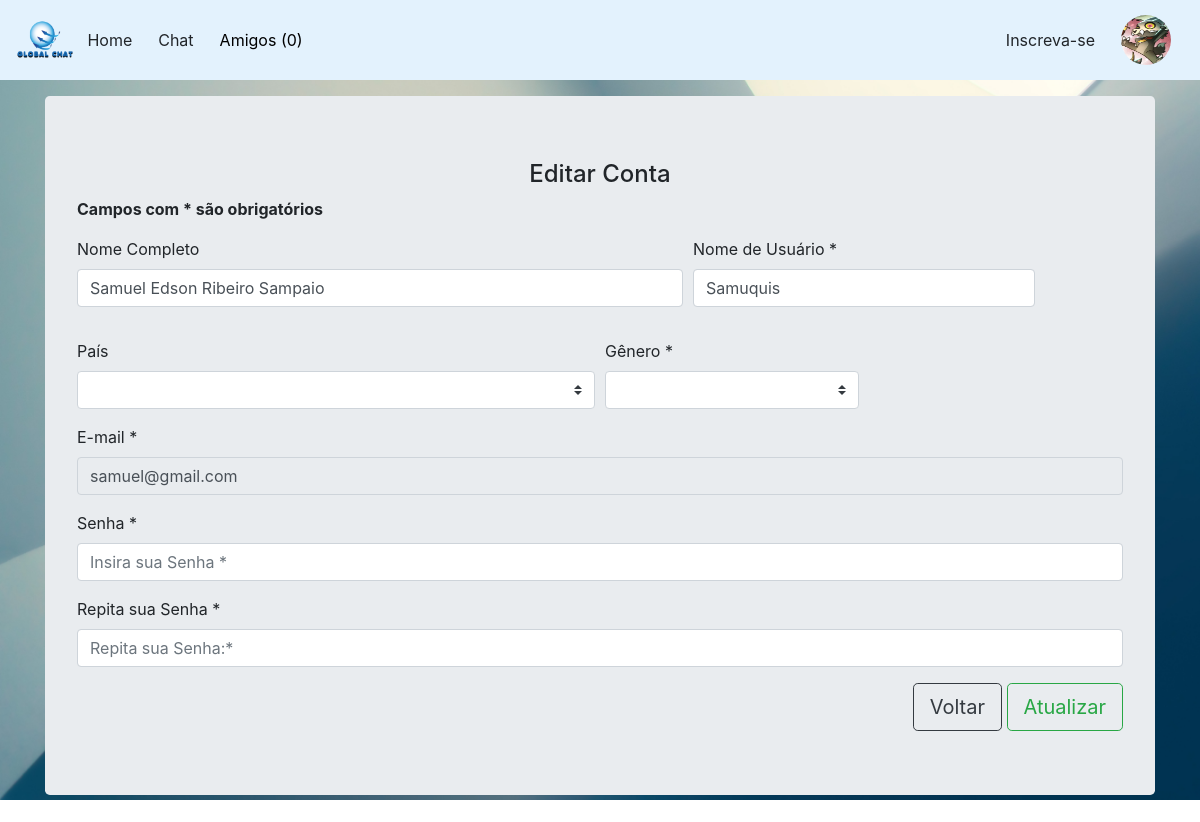
The app's page /editar.php (signed in), older data.
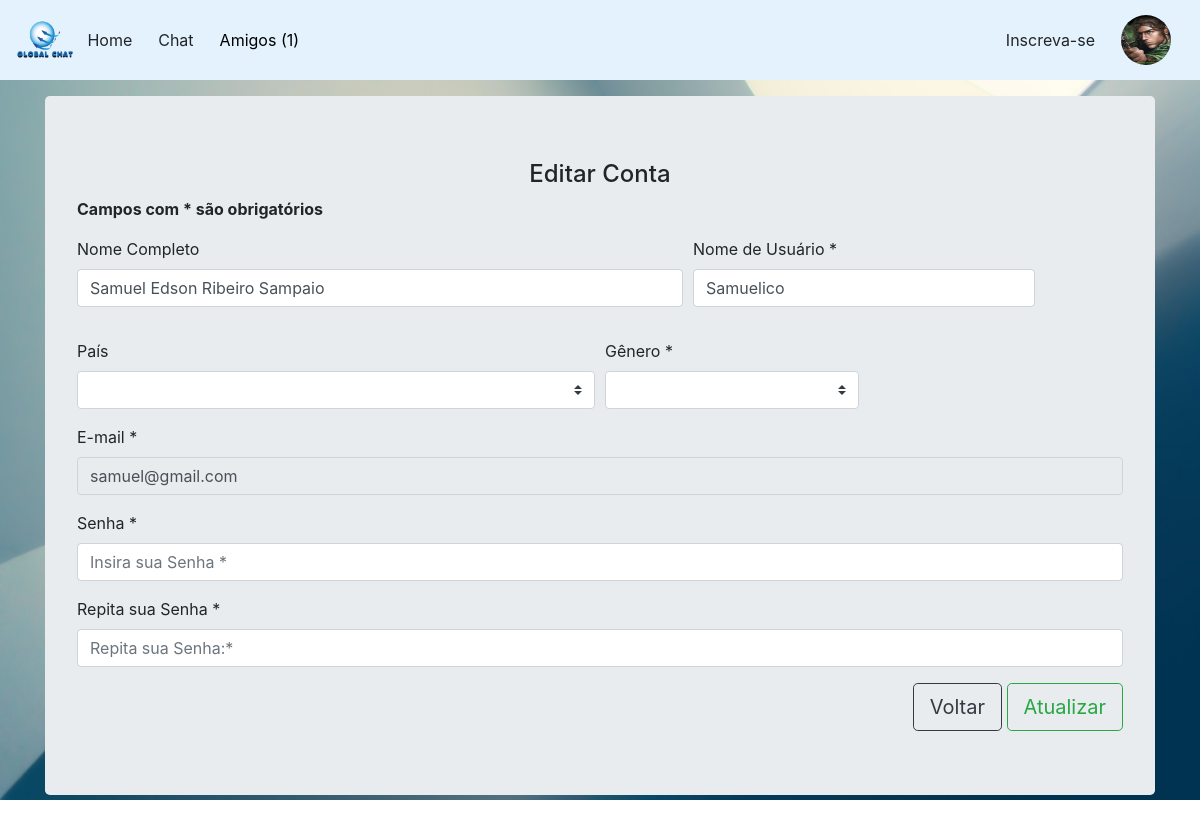
The same page, newer data.
### tables this page shows
CREATE TABLE `usuarios` (
  `id` int(11) NOT NULL AUTO_INCREMENT,
  `nomecompleto` varchar(200) DEFAULT NULL,
  `nomeusuario` varchar(200) DEFAULT NULL,
  `pais` varchar(200) DEFAULT NULL,
  `genero` varchar(10) DEFAULT NULL,
  `email` varchar(200) NOT NULL,
  `senha` varchar(200) NOT NULL,
  `foto` varchar(200) DEFAULT NULL,
  PRIMARY KEY (`id`)
);

### php/functions.php (called while the page is built, shortened)
			<?php
function total_amizade($con){
	$sql = $con->prepare("SELECT * FROM solicitacao WHERE email_para = ? AND amigo = 0");
	$sql->bind_param("s",$_SESSION['email']);
	$sql->execute();
	$get = $sql->get_result();
	$total = $get->num_rows;
	if($total > 0){
		return $get->num_rows;
	}
}
		?>

### editar.php (the view, shortened to what this page needs)
<?php
include("php/conexao.php");
$email = $_SESSION['email'];
$sql = "SELECT * FROM usuarios WHERE email = '$email'";
$result = mysqli_query($con,$sql);
while($row = mysqli_fetch_assoc($result)){
 ?>
 <!DOCTYPE html>
 <html>
 <head>
  <link rel="stylesheet" href="css/bootstrap.css">
  <link rel="stylesheet" type="text/css" href="css/css.css">
</head>
<body>
  <?php require_once("php/header.php") ?>
  <div class="container" id="tamanhoContainer">
    <br>
    <br>
    <br>
    <br>
    <div class="jumbotron">
      <center><h4 class="form">Editar Conta</h4></center>
      <p class="form"><b>Campos com * são obrigatórios</b></p>
      <form method="post" action="php/_edita_usu.php">
        <div class="form-group">
          <div class="form-row">
            <div class="col-md-7 mb-3">
              <label class="form">Nome Completo </label>
              <input type="text" class="form-control"   name="nome" placeholder="Digite seu nome de usuário: " value="<?php echo($row['nomecompleto']);?>" autocomplete="off">
            </div>
            <div class="col-md-4 mb-3">
              <label for="validationDefaultUsername">Nome de Usuário *</label>
              <div class="input-group">
                <input type="text" class="form-control" id="validationDefaultUsername" placeholder="Digite seu nome de Usuário *" value="<?php echo($row['nomeusuario']);?>" name="nomeu" aria-describedby="inputGroupPrepend2" required>
              </div>
            </div>
          </div>
        </div>
        <div class="form-row">
          <div class="col-md-6 mb-3">
            <label for="validationDefault03">País</label>
            <select class="custom-select" id="validationDefault04" name="pais" >
              <option selected disabled ></option>
              <option>Brasil</option>
            </select>
          </div>
          <div class="col-md-3 mb-3">
            <label for="validationDefault04">Gênero *</label>
            <select class="custom-select" id="validationDefault04" name="genero" required>
              <option selected disabled ></option>
              <option>M</option>
            </select>
          </div>
        </div>
        <div class="form-group">
          <label class="form">E-mail *</label>
          <input type="email" class="form-control" name="email" placeholder="Insira seu melhor E-mail: * " value="<?php echo($row['email']);?>" required  readonly=“true”>
        </div>
        <div class="form-group">
          <label class="form">Senha *</label>
          <input type="password" class="form-control" name="senha" placeholder="Insira sua Senha *" required autocomplete="off">
        </div>
        <div class="form-group">
          <label class="form">Repita sua Senha *</label>
          <input type="password" class="form-control" name="repitasenha" placeholder="Repita sua Senha:*" required autocomplete="off">
        </div>
        <div>
          <div style="text-align: right;">
            <a href="perfil.php" role="button" class="btn btn-lg btn-outline-dark">Voltar</a>
            <button type="button" class="btn btn-lg btn-outline-success" data-toggle="modal" data-target="#exampleModal">
              Atualizar
            </button>
          </form>
        </div>
      </div>
  <?php } ?>
</body>
</html>

### php/header.php (shortened to what this page needs)
<?php
include("includes.php");
$email = $_SESSION['email'];
$sql = "SELECT * FROM usuarios WHERE email = '$email'";
$result = mysqli_query($con,$sql);
?>
<header>
	<head>
	<link rel="stylesheet" href="/ProjetosChatTempoReal/css/bootstrap.css">
</head>
<nav class="navbar navbar-expand-lg fixed-top navbar-light" style="background-color: #e3f2fd;">
	<img src="/ProjetosChatTempoReal/img/logo.png" style="width: 5%;">
	<a class="btn " href="/ProjetosChatTempoReal/index.php">Home</a>
	<?php if(isset($_SESSION['nome'])){ ?><a class="btn " href="/ProjetosChatTempoReal/chat.php">Chat</a>
	<div class="collapse navbar-collapse" id="conteudoNavbarSuportado">
		<ul class="navbar-nav mr-auto">
			<li class="nav-item dropdown">
				<a style="color: black;" class="btn" href="/ProjetosChatTempoReal/paginas/solicitacao.php?pagina=amigos" id="navbarDropdown" role="button">Amigos <?php if(total_amizade($con) > 0){
					echo("(".total_amizade($con).")");
				}else{
					echo("(0)");
				} ?> </a></li><?php } ?>
			</div>
			<a href="/ProjetosChatTempoReal/formulario.php" role="button" class="btn">Inscreva-se</a>
			<a href="/ProjetosChatTempoReal/perfil.php" class="btn " role="button" ><?php while($rows_usu = mysqli_fetch_assoc($result)){ $foto = $rows_usu['foto']; $nome_usu = $rows_usu['nomeusuario']; }  ?> <?php if(isset($foto)){ ?> <img id="foto1" src="/ProjetosChatTempoReal/uploads/<?php echo($foto);?>"> <?php }else if(isset($nome_usu)){ echo $nome_usu; }else{ echo ""; } ?> </a>
		</nav>
	</header>

Row changes from the older to the newer data that the page shows:
changed usuarios "Samuel Edson Ribeiro Sampaio": con (not shown) → "1"; foto: a different picture; nomeu "Samuquis" → "Samuelico"; text "(0)" → "( )"
